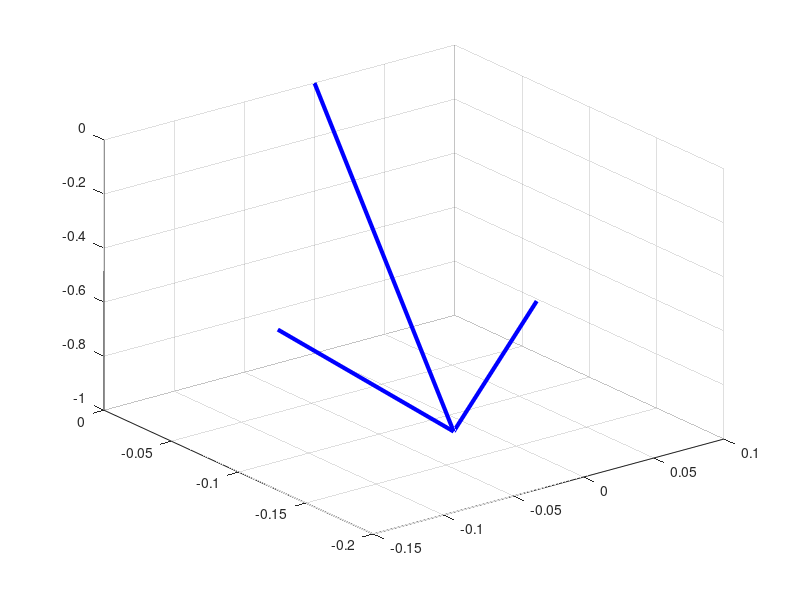

The MATLAB script that drew this image:
function [DIR, VECTOR] = OBRCS2()
    
    THR_location = [-0.0237543  -0.0254843   -0.00591477];
    cg = [ 0.000985  0.0586417  0.494153 ];
    Vector_R = THR_location-cg;
    OBRCS_vector =  Vector_R/norm(Vector_R);

    % OBRCS_vector   = quaternion_rotate(OBRCS_vector, [0 0 0 1]);
    DIR      = quaternion(0, OBRCS_vector(1), OBRCS_vector(2), OBRCS_vector(3));
    VECTOR   = quiver3(0,0,0,OBRCS_vector(1), OBRCS_vector(2), OBRCS_vector(3),'b', 'LineWidth', 3);

end